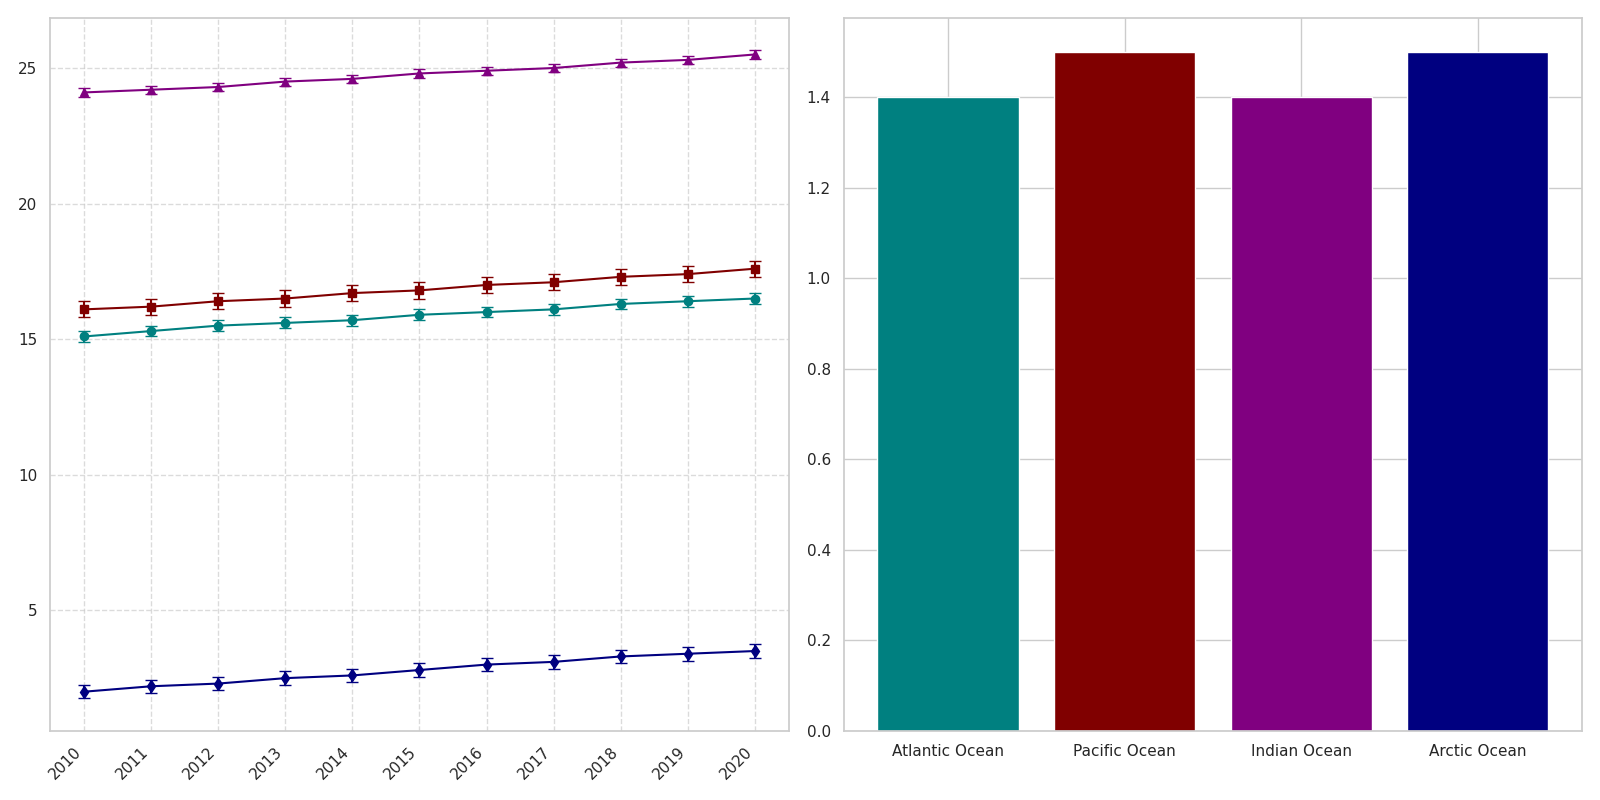

Write the Python code that produced this figure.
import matplotlib.pyplot as plt
import numpy as np

years = np.arange(2010, 2021)

atlantic_temp = np.array([15.1, 15.3, 15.5, 15.6, 15.7, 15.9, 16.0, 16.1, 16.3, 16.4, 16.5])
pacific_temp = np.array([16.1, 16.2, 16.4, 16.5, 16.7, 16.8, 17.0, 17.1, 17.3, 17.4, 17.6])
indian_temp = np.array([24.1, 24.2, 24.3, 24.5, 24.6, 24.8, 24.9, 25.0, 25.2, 25.3, 25.5])
arctic_temp = np.array([2.0, 2.2, 2.3, 2.5, 2.6, 2.8, 3.0, 3.1, 3.3, 3.4, 3.5])

atlantic_err = np.array([0.2] * len(years))
pacific_err = np.array([0.3] * len(years))
indian_err = np.array([0.15] * len(years))
arctic_err = np.array([0.25] * len(years))

atlantic_inc = atlantic_temp[-1] - atlantic_temp[0]
pacific_inc = pacific_temp[-1] - pacific_temp[0]
indian_inc = indian_temp[-1] - indian_temp[0]
arctic_inc = arctic_temp[-1] - arctic_temp[0]

increases = [atlantic_inc, pacific_inc, indian_inc, arctic_inc]
oceans = ['Atlantic Ocean', 'Pacific Ocean', 'Indian Ocean', 'Arctic Ocean']

colors = ['teal', 'maroon', 'purple', 'navy']

fig, axes = plt.subplots(1, 2, figsize=(16, 8))

ax1 = axes[0]
ax1.errorbar(years, atlantic_temp, yerr=atlantic_err, fmt='-o', color=colors[0], capsize=4)
ax1.errorbar(years, pacific_temp, yerr=pacific_err, fmt='-s', color=colors[1], capsize=4)
ax1.errorbar(years, indian_temp, yerr=indian_err, fmt='-^', color=colors[2], capsize=4)
ax1.errorbar(years, arctic_temp, yerr=arctic_err, fmt='-d', color=colors[3], capsize=4)

ax1.grid(True, linestyle='--', alpha=0.7)
ax1.set_xticks(years)
ax1.set_xticklabels(years, rotation=45, ha='right')

ax2 = axes[1]
bars = ax2.bar(oceans, increases, color=colors)

plt.tight_layout()
plt.show()
